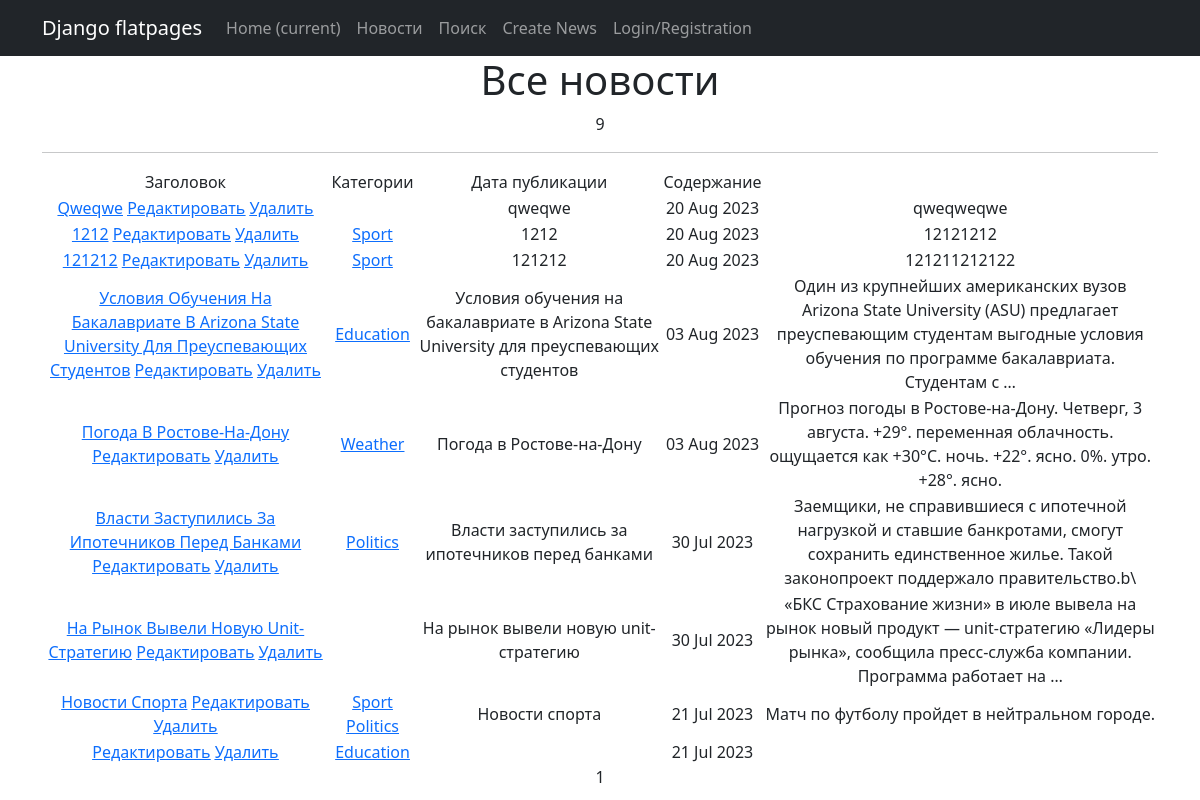
Page /news/ on the committed database.
### news/models.py (models this page shows, shortened)
class Post(models.Model):
    article = 'ARTI'
    news = 'NEWS'
    POST_TYPE = [
        (article, 'Статья'),
        (news, 'Новость')
    ]
    author = models.ForeignKey(Author, on_delete=models.CASCADE)
    types = models.CharField(max_length=4, choices=POST_TYPE, default=news)
    data_create = models.DateField(auto_now_add=True)
    category = models.ManyToManyField(Category, through='PostCategory')
    title = models.CharField(max_length=255, blank=False)
    text = models.TextField(blank=False)
    post_rating = models.IntegerField(default=0)  # рейтинг статьи/новости

class Category(models.Model):
    sport = 'SP'
    politics = 'PO'
    education = 'ED'
    weather = 'WE'
    CATEGORY_TYPES = [
        (sport, 'Спорт'),
        (politics, 'Политика'),
        (education, 'Образование'),
        (weather, 'Погода'),
    ]
    category_name = models.CharField(max_length=25, unique=True)
    subscribers = models.ManyToManyField(User, blank=True, related_name='categories')
    def __str__(self):
        return self.category_name.title()

### news/views.py (the view)
# urls.py: path('news/', NewsListView.as_view(template_name="news.html"), name='news'),
class NewsListView(ListView):
    model = Post
    ordering = '-data_create'
    template_name = 'news.html'
    context_object_name = 'news'
    paginate_by = 10

### news/templatetags/custom_filters.py (called while the page is built)
@register.filter()
def censor(value):
    if not isinstance(value, str):
        raise ValueError('Фильтр только для строк')
    words = value.split()
    for i, word in enumerate(words):
        if word.lower() in BED_WORDS:
            words[i] = '*' * len(word)
    return ' '.join(words)

### templates/news.html (shortened to what this page needs)
{% extends 'flatpages/base.html' %}
{% load custom_filters %}
{% block content %}
   <h1>Все новости</h1>
        {{ news|length }}
        <hr>
        {% if news %}
            <table>
                <tr>
                    <td>Заголовок</td>
                    <td>Категории</td>
                    <td>Дата публикации</td>
                    <td>Содержание</td>
                </tr>
                {% for new in news %}
                <tr>
                    <td>
                        <a href="{% url 'new' new.id %}">{{ new.title|title }}</a>
                        <a href="{% url 'new_edit' new.id %}"><u>Редактировать</u></a>
                        <a href="{% url 'new_delete' new.id %}"><u> Удалить </u></a>
                    </td>
                    <td>
                        {% for category in new.category.all %}
                            <a href="{% url 'category_list' category.id %}">{{category}}</a>
                        {% endfor %}
                    </td>
                    <td>{{ new.title|censor }}</td>
                    <td>{{ new.data_create|date:'d M Y' }}</td>
                    <td>{{ new.text|censor|truncatewords:20 }}</td>
                </tr>
                {% endfor %}
            </table>
        {% else %}
            <h2>Новостей нет!</h2>
        {% endif %}
   {{ page_obj.number }}
{% endblock content %}

### rows in the picture
Post: title "Qweqwe", title|censor "qweqwe", data_create "20 Aug 2023", text|censor "qweqweqwe"
Post: title "1212", title|censor "1212", data_create "20 Aug 2023", text|censor "12121212"
Category: category_name "Sport"
Post: title "121212", title|censor "121212", data_create "20 Aug 2023", text|censor "121211212122"
Post: title "Условия Обучения На Бакалавриате В Arizona State University Для Преуспевающих Студентов", title|censor "Условия обучения на бакалавриате в Arizona State University для преуспевающих студентов", data_create "03 Aug 2023", text|censor "Один из крупнейших американских вузов Arizona State University (ASU) предлагает преуспевающим студентам выгодные условия обучения по программе бакалавриата. Студентам с …"
Category: category_name "Education"
Post: title "Погода В Ростове-На-Дону", title|censor "Погода в Ростове-на-Дону", data_create "03 Aug 2023", text|censor "Прогноз погоды в Ростове-на-Дону. Четверг, 3 августа. +29°. переменная облачность. ощущается как +30°C. ночь. +22°. ясно. 0%. утро. +28°. ясно."
Category: category_name "Weather"
Post: title "Власти Заступились За Ипотечников Перед Банками", title|censor "Власти заступились за ипотечников перед банками", data_create "30 Jul 2023", text|censor "Заемщики, не справившиеся с ипотечной нагрузкой и ставшие банкротами, смогут сохранить единственное жилье. Такой законопроект поддержало правительство.b\\"
Category: category_name "Politics"
Post: title "На Рынок Вывели Новую Unit-Стратегию", title|censor "На рынок вывели новую unit-стратегию", data_create "30 Jul 2023", text|censor "«БКС Страхование жизни» в июле вывела на рынок новый продукт — unit-стратегию «Лидеры рынка», сообщила пресс-служба компании. Программа работает на …"
Post: title "Новости Спорта", title|censor "Новости спорта", data_create "21 Jul 2023", text|censor "Матч по футболу пройдет в нейтральном городе."
Post: data_create "21 Jul 2023"

### other values in the picture
{{ news|length }} "9"
{{ page_obj.number }} "1"
